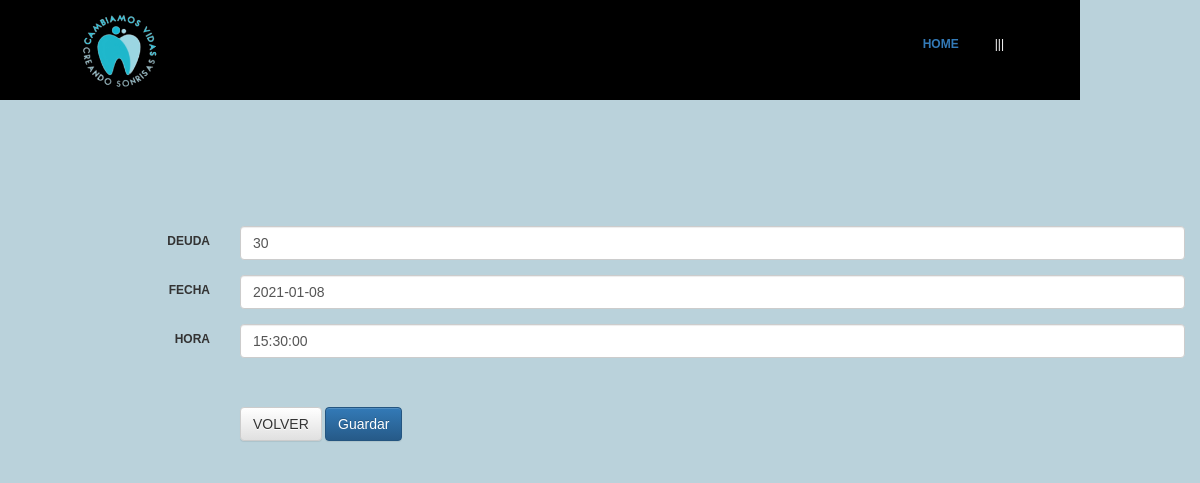
The page /codigoFuente/modificar/modificar_presupuestos.php?ID_PRESUPUESTO=1 (signed in) on the database its author committed.
### tables this page shows
CREATE TABLE PRESUPUESTOS (
  ID_PRESUPUESTO integer AUTO_INCREMENT,
  ID_TRATAMIENTO integer,
  DNI_PACIENTE varchar(9),
  MEDICO_NOMBRE varchar(30),
  DEUDA integer,
  FECHA date,
  HORA time,
  PRIMARY KEY (ID_PRESUPUESTO),
  FOREIGN KEY (ID_TRATAMIENTO) REFERENCES TRATAMIENTOS (ID_TRATAMIENTO),
  FOREIGN KEY (DNI_PACIENTE) REFERENCES PACIENTES (DNI_PACIENTE),
  FOREIGN KEY (MEDICO_NOMBRE) REFERENCES MEDICOS (NOMBRE_APELLIDO)
);

### codigoFuente/modificar/modificar_presupuestos.php (the view, shortened to what this page needs)
<html>
<head>
	<link rel="stylesheet" type="text/css" href="css/style.css">
	<link href="css/bootstrap.min.css" rel="stylesheet">
	<link href="css/bootstrap-theme.css" rel="stylesheet">
</head>
<body style="background-color:#BAD2DB">
<div id= "formulario">
<header id="Header">
	<img src="css/imagen2.png" alt="" class="logo">
	<ul class="main-menu">
		<li class="cta"><a href="../home.php">HOME</a></li>
		<ul class="nav">
			<li><a href="">|||</a></img>
			</li>
		</ul>
	</ul>
</header>
<br><br><br><br><br><br><br><br><br><br><br><br>
<?php
	require 'conexion.php';
	$ID_PRESUPUESTO = $_GET['ID_PRESUPUESTO'];
	$sql = "SELECT * FROM presupuestos WHERE ID_PRESUPUESTO = '$ID_PRESUPUESTO'";
	$resultado = $mysqli->query($sql);
	$row = $resultado->fetch_array(MYSQLI_ASSOC);
?>
		<div class="container">
			<form class="form-horizontal" method="POST" action="update_presupuestos.php" autocomplete="off">
				<div class="form-group">
					<label for="DEUDA" class="col-sm-2 control-label">DEUDA</label>
					<div class="col-sm-10">
						<input type="text" class="form-control" id="DEUDA" name="DEUDA" placeholder="DEUDA" value="<?php echo $row['DEUDA']; ?>" required>
					</div>
				</div>
				<div class="form-group">
					<label for="FECHA" class="col-sm-2 control-label">FECHA</label>
					<div class="col-sm-10">
						<input type="FECHA" class="form-control" id="FECHA" name="FECHA" placeholder="FECHA" value="<?php echo $row['FECHA']; ?>"  required>
					</div>
				</div>
				<div class="form-group">
					<label for="HORA" class="col-sm-2 control-label">HORA</label>
					<div class="col-sm-10">
						<input type="HORA" class="form-control" id="HORA" name="HORA" placeholder="HORA" value="<?php echo $row['HORA']; ?>"  required>
					</div>
				</div>
				<br><br>
				<div class="form-group">
					<div class="col-sm-offset-2 col-sm-10">
						<a href="presupuestos2.php" class="btn btn-default">VOLVER</a>
						<button type="submit" class="btn btn-primary">Guardar</button>
					</div>
				</div>
			</form>
		</div>
	</body>
</html>

### codigoFuente/modificar/css/style.css (style rules this page uses)
#formulario { padding: 20px 0px 0px 30px; font-family:verdana,arial; font-size:9pt; display: flex; flex-direction: column; justify-content: center; align-items: center; }
#header { height: auto; width: 90%; position: fixed; top: 0; left: 0; display:flex; justify-content: space-between; align-items: center; padding: 0 5%; box-sixing: border-box; height: 100px; transition: 0.5s; background-color: black; border: 4px solid black; }
.logo { height: 100%; }
.main-menu { display: flex; justify-content: center; align-items: center; list-style: none; }
.cta { padding: 10px 24px; border-radius: 30px; background-color: var(--main-color); color: #f2f2f2; font-weight: 600; cursor: pointer; transition: 0.5s; }
* { margin:0px; padding:0px; }
ul, ol { list-style:none; }
.nav > li { float:left; }
.nav li a { background-color:#000; color:#fff; text-decoration:none; padding:10px 12px; display:block; }

### codigoFuente/modificar/modificar_presupuestos.php (style rules this page uses)
* { margin:0px; padding:0px; }
ul, ol { list-style:none; }
.nav > li { float:left; }
.nav li a { background-color:#000; color:#fff; text-decoration:none; padding:10px 12px; display:block; }

### rows shown on the page
presupuestos: DEUDA "30", FECHA "2021-01-08", HORA "15:30:00"
